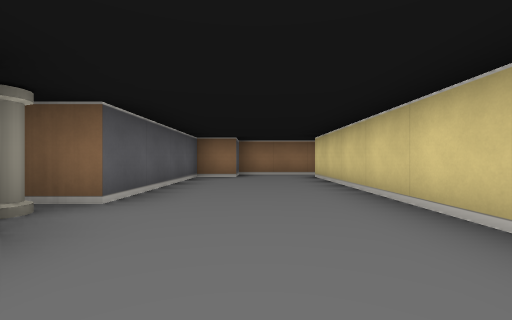
View 1 (above)

17 first-person views from a walk through a cub3D maze. The camera is about half as high as the walls, looks level and sees 90° across. The floor is counted in squares. Each view is taken from the middle of a square. On the plan, view 1 faces up. The plan holds only what a view shows up to about 9 squares ahead; the rest is blank.

View 2
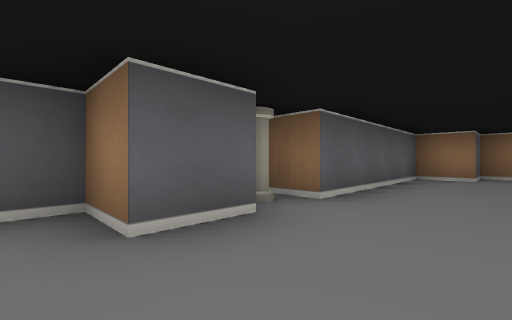

View 3
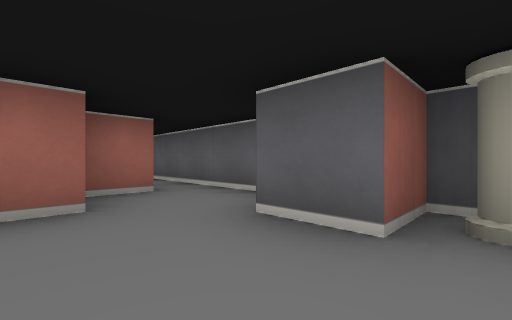

View 4
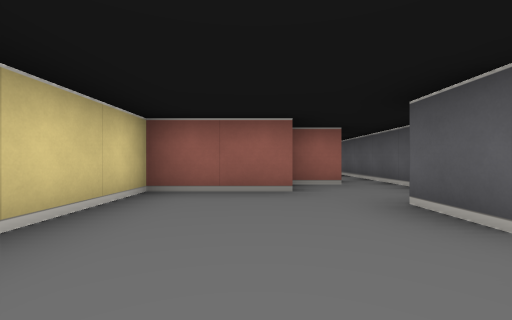

View 5
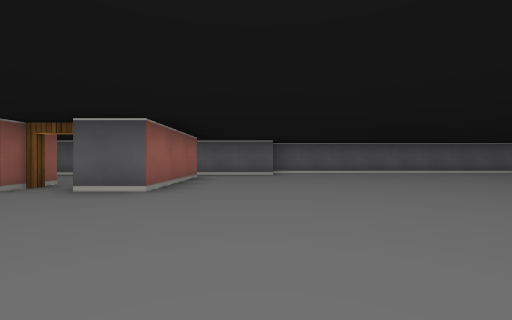

View 6
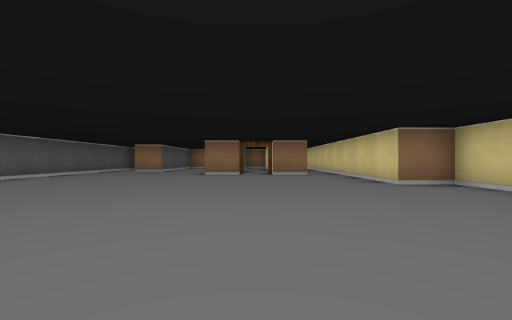

View 7
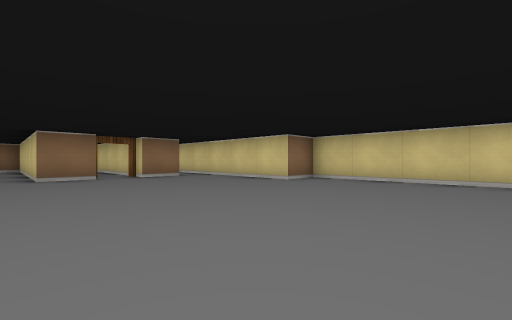

View 8
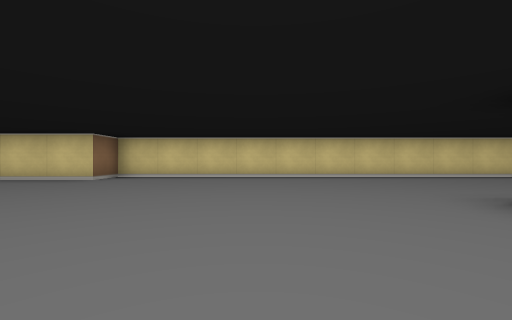

View 9
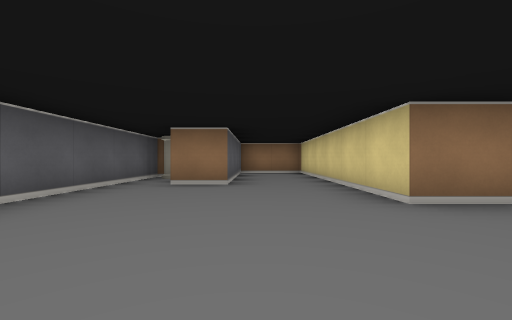

View 10
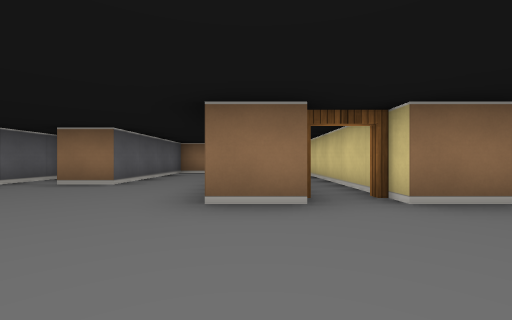

View 11
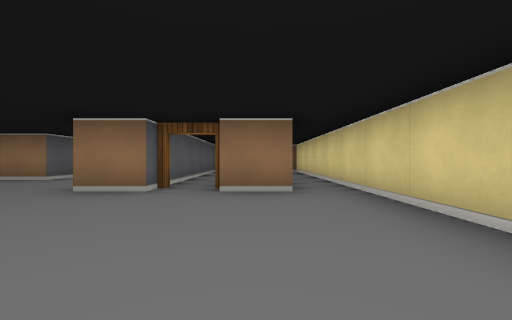

View 12
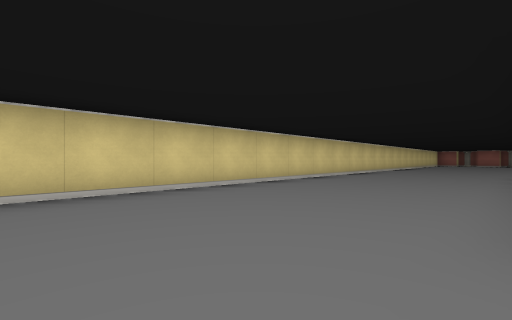

View 13
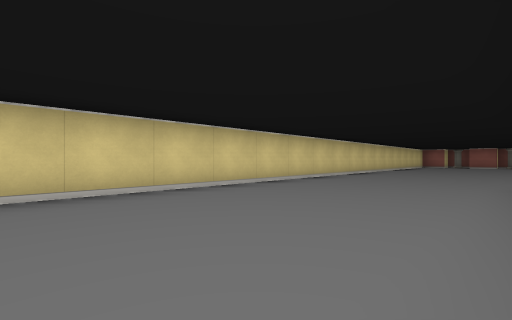

View 14
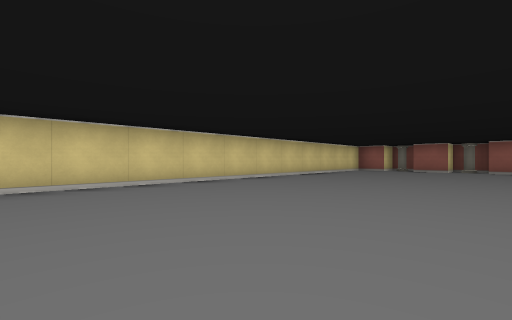

View 15
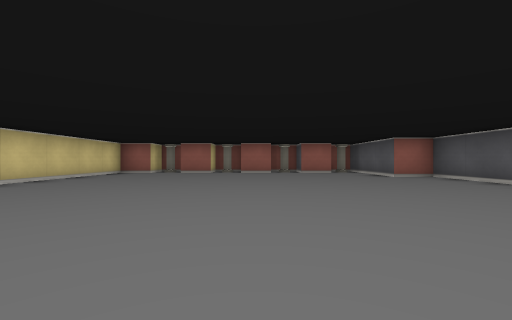

View 16
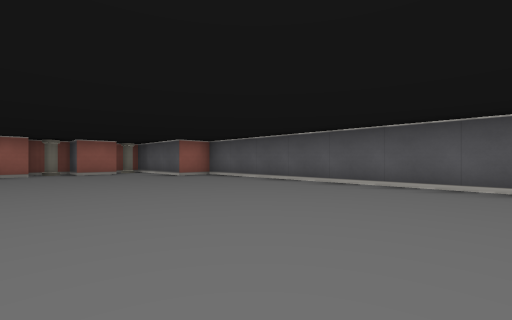

View 17
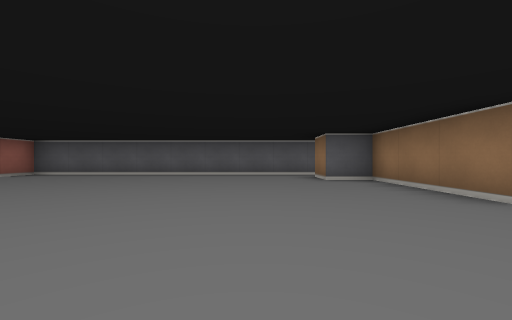

### Floor plan
Ten units are one square. View 1 is at (0, 0); x grows to the right and y downward. Boxes are objects, and circles mark ways between rooms. Rooms are numbered by the first view taken in them; rooms with no view inside come last. Other rooms are left out.
<svg viewBox="-30 -240 100 380">
<path fill="none" stroke="#000" d="M-25 -15 -15 -15 -15 -5 -25 -5 -25 5M-6 5 15 5 15 -65M-16 15 -5 15M18 -75 -5 -75 -5 -65 -15 -65 -15 -25 -24 -25M25 15 -5 15 -5 25 -15 25M-5 -85 25 -85 25 -75M-25 5 -25 105 -15 105 -15 132M-15 -105 -15 -82M25 -175 15 -175 15 -235 -5 -235 -5 -195 -15 -195M46 -175 35 -175M15 125 25 125M-5 125 5 125 5 135 15 135M55 130 55 125 65 125 65 -145 55 -145 55 -230M35 132 35 125 45 125M25 135 32 135M-25 -215 -25 -105M25 -230 25 -175M35 -175 35 -220"/>
<rect x="-25" y="-25" width="10" height="10" fill="#bbb"><title>pillar</title></rect>
<rect x="-25" y="-215" width="10" height="10" fill="#bbb"><title>pillar</title></rect>
<rect x="-15" y="125" width="10" height="10" fill="#bbb"><title>pillar</title></rect>
<rect x="5" y="125" width="10" height="10" fill="#bbb"><title>pillar</title></rect>
<rect x="25" y="125" width="10" height="10" fill="#bbb"><title>pillar</title></rect>
<rect x="45" y="125" width="10" height="10" fill="#bbb"><title>pillar</title></rect>
<circle cx="-20" cy="15" r="3" fill="#2a7"/>
<circle cx="20" cy="-70" r="3" fill="#2a7"/>
<circle cx="30" cy="-180" r="3" fill="#2a7"/>
<text x="0" y="-30">1</text>
<text x="30" y="-40">2</text>
<text x="30" y="-210">3</text>
</svg>
Room 1 opens to room 2. Room 2 opens to room 3.

Where each view was taken, in squares from view 1:
view 1: 0 up, 0 right, facing up
view 2: 0 up, 0 right, facing up-left
view 3: 2 up, 0 right, facing down-left
view 4: 3 up, 0 right, facing down
view 5: 10 up, 6 right, facing left
view 6: 10 up, 3 right, facing up
view 7: 11 up, 1 right, facing up-right
view 8: 11 up, 0 right, facing right
view 9: 15 up, 0 right, facing up
view 10: 15 up, 2 right, facing up
view 11: 14 up, 4 right, facing up
view 12: 8 up, 3 right, facing down-right
view 13: 4 up, 3 right, facing down-right
view 14: 2 down, 2 right, facing down-right
view 15: 4 down, 2 right, facing down
view 16: 4 down, 2 right, facing down-left
view 17: 4 down, 5 right, facing left
